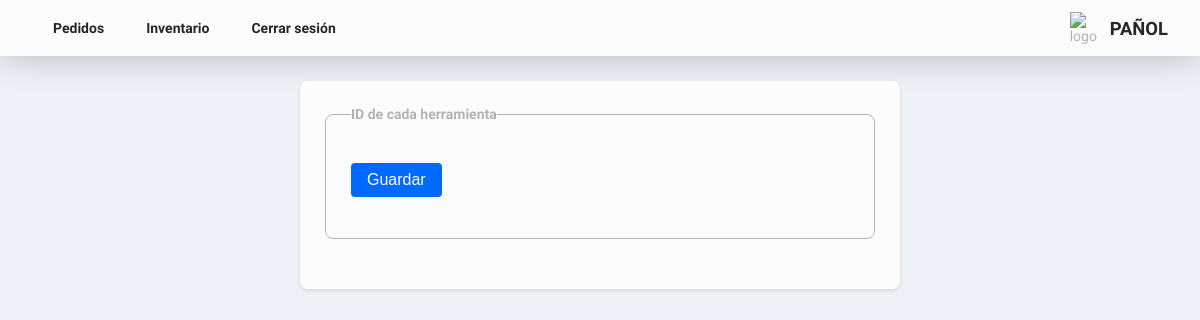
/pages/tools_id_inventory.php?id=17 (signed in), run on an earlier commit of the app's database.
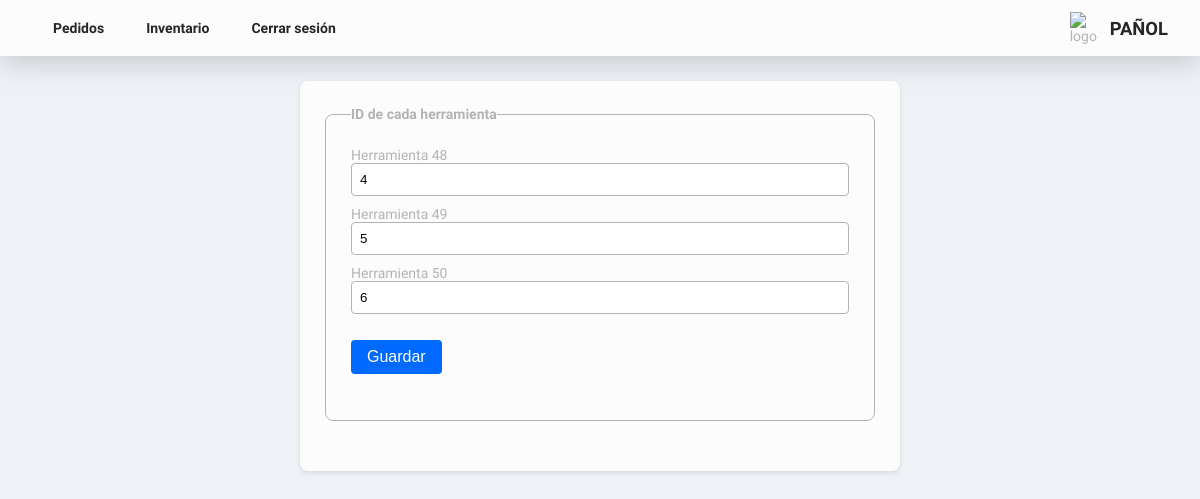
And on a later commit of the database.
### tables this page shows
CREATE TABLE `detalles_inventario` (
  `id` int(11) NOT NULL,
  `id_herramienta` int(11) NOT NULL,
  `id_stock` int(11) NOT NULL,
  `estado` varchar(25) DEFAULT NULL
);

### pages/tools_id_inventory.php (the view, shortened to what this page needs)
<?php
include('../php/logic/logic_inventory/logic_stateTool.php');
$id = $_GET['id'];
$sql = "SELECT * FROM detalles_inventario WHERE id_stock = '$id'";
?>
<!DOCTYPE html>
<html lang="es">
<head>
    <link rel="stylesheet" href="../assets/css/style.css">
    <link href="https://cdn.jsdelivr.net/npm/remixicon@3.4.0/fonts/remixicon.css" rel="stylesheet" />
</head>
<body>
    <header class="hero">
        <nav class="nav">
            <ul class="nav__list">
                <li class="nav__item">
                    <a href="orders.php" class="nav__link">Pedidos</a>
                </li>
                <li class="nav__item">
                    <a href="inventory.php" class="nav__link">Inventario</a>
                </li>
                <li class="nav__item">
                    <a href="../php/logout.php" class="nav__link">Cerrar sesión</a>
                </li>
            </ul>
        </nav>
        <div class="hero__logo hero__logo-0">
            <img class="hero__logo-img" src="https://avatars.githubusercontent.com/u/6693385?s=200&v=4" alt="logo" />
            <h2 class="title__hero">Pañol</h2>
        </div>
    </header>
    <section class="form__section">
        <form id="toolIDsForm" method="post">
            <fieldset class="input__container">
                <legend>ID de cada herramienta</legend>
                <?php
                $sql_result = mysqli_query($conexion, $sql);
                while ($row = mysqli_fetch_assoc($sql_result)) {
                    ?>
                    <p>Herramienta
                        <?php echo $row['id'] ?>
                    </p>
                    <label class="input__label" for="toolID">
                        <input class="input__field" id="toolID" value="<?php echo $row['id_herramienta'] ?>">
                        <?php
                }
                ?>
                    <br>
                    <button type="submit" class="btn__blue">Guardar</button>
            </fieldset>
        </form>
    </section>
</body>
</html>

What changed in the data, as far as the page shows it:
added detalles_inventario: id "48", id_herramienta "4"
added detalles_inventario: id "49", id_herramienta "5"
added detalles_inventario: id "50", id_herramienta "6"
